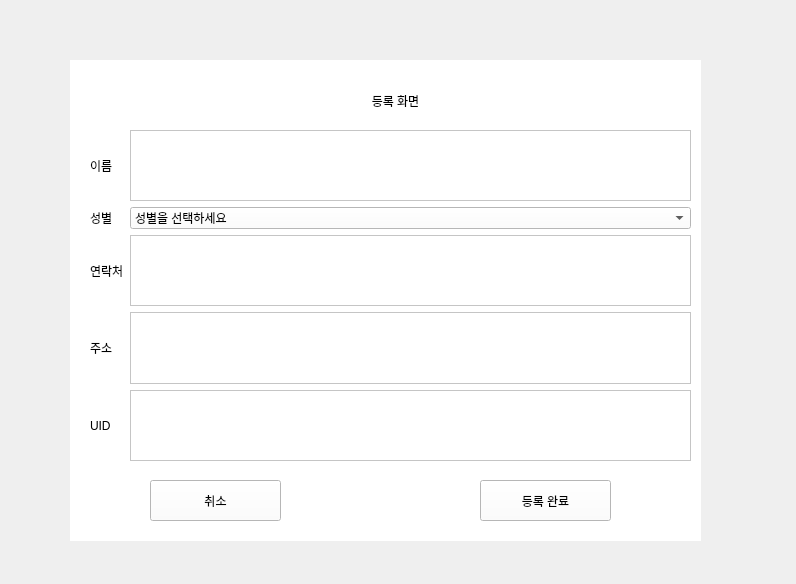
<?xml version="1.0" encoding="UTF-8"?>
<ui version="4.0">
 <class>Dialog</class>
 <widget class="QDialog" name="Dialog">
  <property name="geometry">
   <rect>
    <x>0</x>
    <y>0</y>
    <width>796</width>
    <height>584</height>
   </rect>
  </property>
  <property name="windowTitle">
   <string>Dialog</string>
  </property>
  <widget class="QStackedWidget" name="stackedWidget">
   <property name="geometry">
    <rect>
     <x>70</x>
     <y>60</y>
     <width>631</width>
     <height>481</height>
    </rect>
   </property>
   <property name="styleSheet">
    <string notr="true">background-color:white</string>
   </property>
   <property name="currentIndex">
    <number>6</number>
   </property>
   <widget class="QWidget" name="home_page">
    <widget class="QWidget" name="horizontalLayoutWidget">
     <property name="geometry">
      <rect>
       <x>80</x>
       <y>340</y>
       <width>491</width>
       <height>111</height>
      </rect>
     </property>
     <layout class="QHBoxLayout" name="horizontalLayout">
      <item>
       <widget class="QPushButton" name="reg_pill">
        <property name="text">
         <string>약 등록</string>
        </property>
       </widget>
      </item>
      <item>
       <widget class="QPushButton" name="user_conti">
        <property name="text">
         <string>사용자 내역</string>
        </property>
       </widget>
      </item>
      <item>
       <widget class="QPushButton" name="user_manag">
        <property name="text">
         <string>사용자 관리</string>
        </property>
       </widget>
      </item>
     </layout>
    </widget>
    <widget class="QLabel" name="label_5">
     <property name="geometry">
      <rect>
       <x>290</x>
       <y>30</y>
       <width>67</width>
       <height>17</height>
      </rect>
     </property>
     <property name="text">
      <string>home</string>
     </property>
    </widget>
    <widget class="QLabel" name="home_img">
     <property name="geometry">
      <rect>
       <x>70</x>
       <y>80</y>
       <width>491</width>
       <height>231</height>
      </rect>
     </property>
     <property name="text">
      <string/>
     </property>
    </widget>
   </widget>
   <widget class="QWidget" name="reg_page">
    <widget class="QPushButton" name="reg_to_home">
     <property name="geometry">
      <rect>
       <x>20</x>
       <y>20</y>
       <width>89</width>
       <height>25</height>
      </rect>
     </property>
     <property name="text">
      <string/>
     </property>
    </widget>
    <widget class="QLabel" name="label_3">
     <property name="geometry">
      <rect>
       <x>250</x>
       <y>10</y>
       <width>151</width>
       <height>17</height>
      </rect>
     </property>
     <property name="text">
      <string>사용자별 약 등록</string>
     </property>
    </widget>
    <widget class="QWidget" name="horizontalLayoutWidget_3">
     <property name="geometry">
      <rect>
       <x>82</x>
       <y>340</y>
       <width>481</width>
       <height>91</height>
      </rect>
     </property>
     <layout class="QHBoxLayout" name="horizontalLayout_3">
      <item>
       <widget class="QPushButton" name="reg_save">
        <property name="text">
         <string>저장</string>
        </property>
       </widget>
      </item>
      <item>
       <widget class="QPushButton" name="reg_update">
        <property name="text">
         <string>수정</string>
        </property>
       </widget>
      </item>
     </layout>
    </widget>
    <widget class="QWidget" name="gridLayoutWidget_2">
     <property name="geometry">
      <rect>
       <x>50</x>
       <y>80</y>
       <width>551</width>
       <height>35</height>
      </rect>
     </property>
     <layout class="QGridLayout" name="gridLayout_2">
      <item row="0" column="1">
       <layout class="QHBoxLayout" name="horizontalLayout_6">
        <item>
         <widget class="QComboBox" name="reg_choose_pill">
          <item>
           <property name="text">
            <string>약 선택</string>
           </property>
          </item>
         </widget>
        </item>
        <item>
         <widget class="QPushButton" name="reg_addpill_btn">
          <property name="text">
           <string>약 추가</string>
          </property>
         </widget>
        </item>
       </layout>
      </item>
      <item row="0" column="0">
       <widget class="QLabel" name="label_19">
        <property name="text">
         <string>약 선택</string>
        </property>
       </widget>
      </item>
     </layout>
    </widget>
    <widget class="QComboBox" name="reg_select_user">
     <property name="geometry">
      <rect>
       <x>50</x>
       <y>50</y>
       <width>121</width>
       <height>25</height>
      </rect>
     </property>
     <item>
      <property name="text">
       <string>사용자 선택</string>
      </property>
     </item>
     <item>
      <property name="text">
       <string>이명운</string>
      </property>
     </item>
     <item>
      <property name="text">
       <string>박세린</string>
      </property>
     </item>
     <item>
      <property name="text">
       <string>남상기</string>
      </property>
     </item>
    </widget>
    <widget class="QPushButton" name="reg_backbtn">
     <property name="geometry">
      <rect>
       <x>50</x>
       <y>310</y>
       <width>89</width>
       <height>25</height>
      </rect>
     </property>
     <property name="text">
      <string>뒤로가기</string>
     </property>
    </widget>
    <widget class="QPushButton" name="reg_nextbtn">
     <property name="geometry">
      <rect>
       <x>490</x>
       <y>310</y>
       <width>89</width>
       <height>25</height>
      </rect>
     </property>
     <property name="text">
      <string>다음</string>
     </property>
    </widget>
    <widget class="QStackedWidget" name="stackedWidget_2">
     <property name="geometry">
      <rect>
       <x>20</x>
       <y>130</y>
       <width>591</width>
       <height>141</height>
      </rect>
     </property>
     <property name="styleSheet">
      <string notr="true">background-color:white</string>
     </property>
     <property name="currentIndex">
      <number>0</number>
     </property>
     <widget class="QWidget" name="page_2">
      <widget class="QWidget" name="gridLayoutWidget_3">
       <property name="geometry">
        <rect>
         <x>30</x>
         <y>10</y>
         <width>551</width>
         <height>131</height>
        </rect>
       </property>
       <layout class="QGridLayout" name="gridLayout_3">
        <item row="0" column="1">
         <widget class="QComboBox" name="reg_choose_time">
          <item>
           <property name="text">
            <string>복용시간 선택</string>
           </property>
          </item>
         </widget>
        </item>
        <item row="1" column="0">
         <widget class="QLabel" name="label_18">
          <property name="text">
           <string>요일 선택</string>
          </property>
         </widget>
        </item>
        <item row="0" column="0">
         <widget class="QLabel" name="label_20">
          <property name="text">
           <string>복용 시간 선택</string>
          </property>
         </widget>
        </item>
        <item row="1" column="1">
         <widget class="QComboBox" name="reg_day_of_the_week">
          <item>
           <property name="text">
            <string>요일선택</string>
           </property>
          </item>
          <item>
           <property name="text">
            <string>월</string>
           </property>
          </item>
          <item>
           <property name="text">
            <string>화</string>
           </property>
          </item>
          <item>
           <property name="text">
            <string>수</string>
           </property>
          </item>
          <item>
           <property name="text">
            <string>목</string>
           </property>
          </item>
          <item>
           <property name="text">
            <string>금</string>
           </property>
          </item>
          <item>
           <property name="text">
            <string>토</string>
           </property>
          </item>
          <item>
           <property name="text">
            <string>일</string>
           </property>
          </item>
         </widget>
        </item>
        <item row="2" column="0">
         <widget class="QLabel" name="label_21">
          <property name="text">
           <string>개수 선택</string>
          </property>
         </widget>
        </item>
        <item row="2" column="1">
         <widget class="QLineEdit" name="count_pill"/>
        </item>
       </layout>
      </widget>
     </widget>
     <widget class="QWidget" name="page_3"/>
    </widget>
   </widget>
   <widget class="QWidget" name="conti_page">
    <widget class="QComboBox" name="conti_select_user">
     <property name="geometry">
      <rect>
       <x>90</x>
       <y>100</y>
       <width>111</width>
       <height>25</height>
      </rect>
     </property>
     <item>
      <property name="text">
       <string>사용자 선택</string>
      </property>
     </item>
     <item>
      <property name="text">
       <string>이명운</string>
      </property>
     </item>
     <item>
      <property name="text">
       <string>박세린</string>
      </property>
     </item>
     <item>
      <property name="text">
       <string>남상기</string>
      </property>
     </item>
    </widget>
    <widget class="QTableWidget" name="conti_user_status">
     <property name="geometry">
      <rect>
       <x>100</x>
       <y>140</y>
       <width>361</width>
       <height>192</height>
      </rect>
     </property>
     <column>
      <property name="text">
       <string>복용 시간</string>
      </property>
     </column>
     <column>
      <property name="text">
       <string>복용 상태</string>
      </property>
     </column>
    </widget>
    <widget class="QLabel" name="label_2">
     <property name="geometry">
      <rect>
       <x>280</x>
       <y>10</y>
       <width>111</width>
       <height>20</height>
      </rect>
     </property>
     <property name="text">
      <string>사용자 내역</string>
     </property>
    </widget>
    <widget class="QPushButton" name="conti_to_home">
     <property name="geometry">
      <rect>
       <x>20</x>
       <y>10</y>
       <width>89</width>
       <height>25</height>
      </rect>
     </property>
     <property name="text">
      <string/>
     </property>
    </widget>
   </widget>
   <widget class="QWidget" name="manag_page">
    <widget class="QComboBox" name="manag_select_user">
     <property name="geometry">
      <rect>
       <x>80</x>
       <y>120</y>
       <width>151</width>
       <height>41</height>
      </rect>
     </property>
     <item>
      <property name="text">
       <string>사용자 선택</string>
      </property>
     </item>
     <item>
      <property name="text">
       <string>이명운</string>
      </property>
     </item>
     <item>
      <property name="text">
       <string>박세린</string>
      </property>
     </item>
     <item>
      <property name="text">
       <string>남상기</string>
      </property>
     </item>
    </widget>
    <widget class="QPushButton" name="manag_to_home">
     <property name="geometry">
      <rect>
       <x>40</x>
       <y>50</y>
       <width>89</width>
       <height>25</height>
      </rect>
     </property>
     <property name="text">
      <string/>
     </property>
    </widget>
    <widget class="QWidget" name="verticalLayoutWidget">
     <property name="geometry">
      <rect>
       <x>340</x>
       <y>120</y>
       <width>160</width>
       <height>150</height>
      </rect>
     </property>
     <layout class="QVBoxLayout" name="verticalLayout">
      <item>
       <widget class="QPushButton" name="manag_delete_btn">
        <property name="text">
         <string>삭제</string>
        </property>
       </widget>
      </item>
      <item>
       <widget class="QPushButton" name="manag_modi">
        <property name="text">
         <string>수정</string>
        </property>
       </widget>
      </item>
      <item>
       <widget class="QPushButton" name="fake_btn">
        <property name="text">
         <string>더보기..</string>
        </property>
       </widget>
      </item>
     </layout>
    </widget>
    <widget class="QLabel" name="label">
     <property name="geometry">
      <rect>
       <x>280</x>
       <y>10</y>
       <width>121</width>
       <height>17</height>
      </rect>
     </property>
     <property name="text">
      <string>사용자 관리</string>
     </property>
    </widget>
    <widget class="QGroupBox" name="groupBox_modify">
     <property name="geometry">
      <rect>
       <x>100</x>
       <y>60</y>
       <width>431</width>
       <height>331</height>
      </rect>
     </property>
     <property name="styleSheet">
      <string notr="true">background-color:white</string>
     </property>
     <property name="title">
      <string>modify</string>
     </property>
     <widget class="QWidget" name="gridLayoutWidget">
      <property name="geometry">
       <rect>
        <x>10</x>
        <y>100</y>
        <width>411</width>
        <height>224</height>
       </rect>
      </property>
      <layout class="QGridLayout" name="gridLayout">
       <item row="0" column="0">
        <widget class="QLabel" name="label_6">
         <property name="text">
          <string>연락처</string>
         </property>
        </widget>
       </item>
       <item row="0" column="1">
        <widget class="QTextEdit" name="modi_phone">
         <property name="html">
          <string>&lt;!DOCTYPE HTML PUBLIC &quot;-//W3C//DTD HTML 4.0//EN&quot; &quot;http://www.w3.org/TR/REC-html40/strict.dtd&quot;&gt;
&lt;html&gt;&lt;head&gt;&lt;meta name=&quot;qrichtext&quot; content=&quot;1&quot; /&gt;&lt;style type=&quot;text/css&quot;&gt;
p, li { white-space: pre-wrap; }
&lt;/style&gt;&lt;/head&gt;&lt;body style=&quot; font-family:'Ubuntu'; font-size:11pt; font-weight:400; font-style:normal;&quot;&gt;
&lt;p style=&quot;-qt-paragraph-type:empty; margin-top:0px; margin-bottom:0px; margin-left:0px; margin-right:0px; -qt-block-indent:0; text-indent:0px;&quot;&gt;&lt;br /&gt;&lt;/p&gt;&lt;/body&gt;&lt;/html&gt;</string>
         </property>
        </widget>
       </item>
       <item row="1" column="1">
        <widget class="QTextEdit" name="modi_address">
         <property name="html">
          <string>&lt;!DOCTYPE HTML PUBLIC &quot;-//W3C//DTD HTML 4.0//EN&quot; &quot;http://www.w3.org/TR/REC-html40/strict.dtd&quot;&gt;
&lt;html&gt;&lt;head&gt;&lt;meta name=&quot;qrichtext&quot; content=&quot;1&quot; /&gt;&lt;style type=&quot;text/css&quot;&gt;
p, li { white-space: pre-wrap; }
&lt;/style&gt;&lt;/head&gt;&lt;body style=&quot; font-family:'Ubuntu'; font-size:11pt; font-weight:400; font-style:normal;&quot;&gt;
&lt;p style=&quot;-qt-paragraph-type:empty; margin-top:0px; margin-bottom:0px; margin-left:0px; margin-right:0px; -qt-block-indent:0; text-indent:0px;&quot;&gt;&lt;br /&gt;&lt;/p&gt;&lt;/body&gt;&lt;/html&gt;</string>
         </property>
        </widget>
       </item>
       <item row="2" column="1">
        <widget class="QTextEdit" name="modi_disease">
         <property name="html">
          <string>&lt;!DOCTYPE HTML PUBLIC &quot;-//W3C//DTD HTML 4.0//EN&quot; &quot;http://www.w3.org/TR/REC-html40/strict.dtd&quot;&gt;
&lt;html&gt;&lt;head&gt;&lt;meta name=&quot;qrichtext&quot; content=&quot;1&quot; /&gt;&lt;style type=&quot;text/css&quot;&gt;
p, li { white-space: pre-wrap; }
&lt;/style&gt;&lt;/head&gt;&lt;body style=&quot; font-family:'Ubuntu'; font-size:11pt; font-weight:400; font-style:normal;&quot;&gt;
&lt;p style=&quot;-qt-paragraph-type:empty; margin-top:0px; margin-bottom:0px; margin-left:0px; margin-right:0px; -qt-block-indent:0; text-indent:0px;&quot;&gt;&lt;br /&gt;&lt;/p&gt;&lt;/body&gt;&lt;/html&gt;</string>
         </property>
        </widget>
       </item>
       <item row="1" column="0">
        <widget class="QLabel" name="label_7">
         <property name="text">
          <string>주소</string>
         </property>
        </widget>
       </item>
       <item row="2" column="0">
        <widget class="QLabel" name="label_8">
         <property name="text">
          <string>사용자 병명 수정</string>
         </property>
        </widget>
       </item>
      </layout>
     </widget>
     <widget class="QPushButton" name="modi_back_btn">
      <property name="geometry">
       <rect>
        <x>20</x>
        <y>280</y>
        <width>89</width>
        <height>25</height>
       </rect>
      </property>
      <property name="text">
       <string>뒤로가기</string>
      </property>
     </widget>
     <widget class="QPushButton" name="modi_complete_btn">
      <property name="geometry">
       <rect>
        <x>320</x>
        <y>280</y>
        <width>89</width>
        <height>25</height>
       </rect>
      </property>
      <property name="text">
       <string>수정 완료</string>
      </property>
     </widget>
    </widget>
    <widget class="QGroupBox" name="groupBox_delete">
     <property name="geometry">
      <rect>
       <x>110</x>
       <y>40</y>
       <width>431</width>
       <height>341</height>
      </rect>
     </property>
     <property name="title">
      <string>delete</string>
     </property>
     <widget class="QPushButton" name="manag_delete_Y">
      <property name="geometry">
       <rect>
        <x>152</x>
        <y>152</y>
        <width>89</width>
        <height>25</height>
       </rect>
      </property>
      <property name="text">
       <string>예</string>
      </property>
     </widget>
     <widget class="QLabel" name="label_4">
      <property name="geometry">
       <rect>
        <x>139</x>
        <y>95</y>
        <width>141</width>
        <height>20</height>
       </rect>
      </property>
      <property name="text">
       <string>삭제 하시겠습니까 ?</string>
      </property>
     </widget>
     <widget class="QPushButton" name="manag_delete_N">
      <property name="geometry">
       <rect>
        <x>152</x>
        <y>182</y>
        <width>89</width>
        <height>25</height>
       </rect>
      </property>
      <property name="text">
       <string>아니요</string>
      </property>
     </widget>
    </widget>
   </widget>
   <widget class="QWidget" name="page">
    <widget class="QTextEdit" name="say">
     <property name="geometry">
      <rect>
       <x>110</x>
       <y>100</y>
       <width>341</width>
       <height>70</height>
      </rect>
     </property>
    </widget>
    <widget class="QLabel" name="label_9">
     <property name="geometry">
      <rect>
       <x>120</x>
       <y>70</y>
       <width>201</width>
       <height>20</height>
      </rect>
     </property>
     <property name="text">
      <string>약 이름을 입력하세요 </string>
     </property>
    </widget>
    <widget class="QWidget" name="verticalLayoutWidget_2">
     <property name="geometry">
      <rect>
       <x>360</x>
       <y>190</y>
       <width>91</width>
       <height>70</height>
      </rect>
     </property>
     <layout class="QVBoxLayout" name="verticalLayout_2">
      <item>
       <widget class="QPushButton" name="add_cancel">
        <property name="text">
         <string>취소</string>
        </property>
       </widget>
      </item>
      <item>
       <widget class="QPushButton" name="add_save">
        <property name="text">
         <string>저장</string>
        </property>
       </widget>
      </item>
     </layout>
    </widget>
   </widget>
   <widget class="QWidget" name="page_4">
    <widget class="QLabel" name="label_10">
     <property name="geometry">
      <rect>
       <x>80</x>
       <y>60</y>
       <width>461</width>
       <height>321</height>
      </rect>
     </property>
     <property name="font">
      <font>
       <pointsize>16</pointsize>
      </font>
     </property>
     <property name="text">
      <string>카드등록을 해서 로그인해주세요.</string>
     </property>
     <property name="alignment">
      <set>Qt::AlignCenter</set>
     </property>
    </widget>
    <widget class="QPushButton" name="move_reg_card">
     <property name="geometry">
      <rect>
       <x>90</x>
       <y>410</y>
       <width>121</width>
       <height>51</height>
      </rect>
     </property>
     <property name="text">
      <string>카드 등록</string>
     </property>
    </widget>
    <widget class="QPushButton" name="move_del_card">
     <property name="geometry">
      <rect>
       <x>400</x>
       <y>410</y>
       <width>121</width>
       <height>51</height>
      </rect>
     </property>
     <property name="text">
      <string>삭제</string>
     </property>
    </widget>
   </widget>
   <widget class="QWidget" name="page_5">
    <widget class="QWidget" name="gridLayoutWidget_4">
     <property name="geometry">
      <rect>
       <x>20</x>
       <y>70</y>
       <width>601</width>
       <height>331</height>
      </rect>
     </property>
     <layout class="QGridLayout" name="gridLayout_4">
      <item row="1" column="0">
       <widget class="QLabel" name="label_11">
        <property name="text">
         <string>성별</string>
        </property>
       </widget>
      </item>
      <item row="3" column="1">
       <widget class="QTextEdit" name="receive4_address"/>
      </item>
      <item row="2" column="0">
       <widget class="QLabel" name="label_12">
        <property name="text">
         <string>연락처</string>
        </property>
       </widget>
      </item>
      <item row="0" column="1">
       <widget class="QTextEdit" name="receive1_name"/>
      </item>
      <item row="4" column="1">
       <widget class="QTextEdit" name="receive5_uid"/>
      </item>
      <item row="2" column="1">
       <widget class="QTextEdit" name="receive3_phone"/>
      </item>
      <item row="4" column="0">
       <widget class="QLabel" name="label_13">
        <property name="text">
         <string>UID</string>
        </property>
       </widget>
      </item>
      <item row="3" column="0">
       <widget class="QLabel" name="label_14">
        <property name="text">
         <string>주소</string>
        </property>
       </widget>
      </item>
      <item row="1" column="1">
       <widget class="QComboBox" name="receive2_sex">
        <item>
         <property name="text">
          <string>성별을 선택하세요</string>
         </property>
        </item>
        <item>
         <property name="text">
          <string>F</string>
         </property>
        </item>
        <item>
         <property name="text">
          <string>M</string>
         </property>
        </item>
       </widget>
      </item>
      <item row="0" column="0">
       <widget class="QLabel" name="label_15">
        <property name="text">
         <string>이름</string>
        </property>
       </widget>
      </item>
     </layout>
    </widget>
    <widget class="QPushButton" name="reg_admin_cancel">
     <property name="geometry">
      <rect>
       <x>80</x>
       <y>420</y>
       <width>131</width>
       <height>41</height>
      </rect>
     </property>
     <property name="text">
      <string>취소</string>
     </property>
    </widget>
    <widget class="QPushButton" name="reg_admin_save">
     <property name="geometry">
      <rect>
       <x>410</x>
       <y>420</y>
       <width>131</width>
       <height>41</height>
      </rect>
     </property>
     <property name="text">
      <string>등록 완료</string>
     </property>
    </widget>
    <widget class="QLabel" name="label_16">
     <property name="geometry">
      <rect>
       <x>230</x>
       <y>20</y>
       <width>191</width>
       <height>41</height>
      </rect>
     </property>
     <property name="text">
      <string>등록 화면</string>
     </property>
     <property name="alignment">
      <set>Qt::AlignCenter</set>
     </property>
    </widget>
   </widget>
  </widget>
 </widget>
 <resources/>
 <connections/>
</ui>
